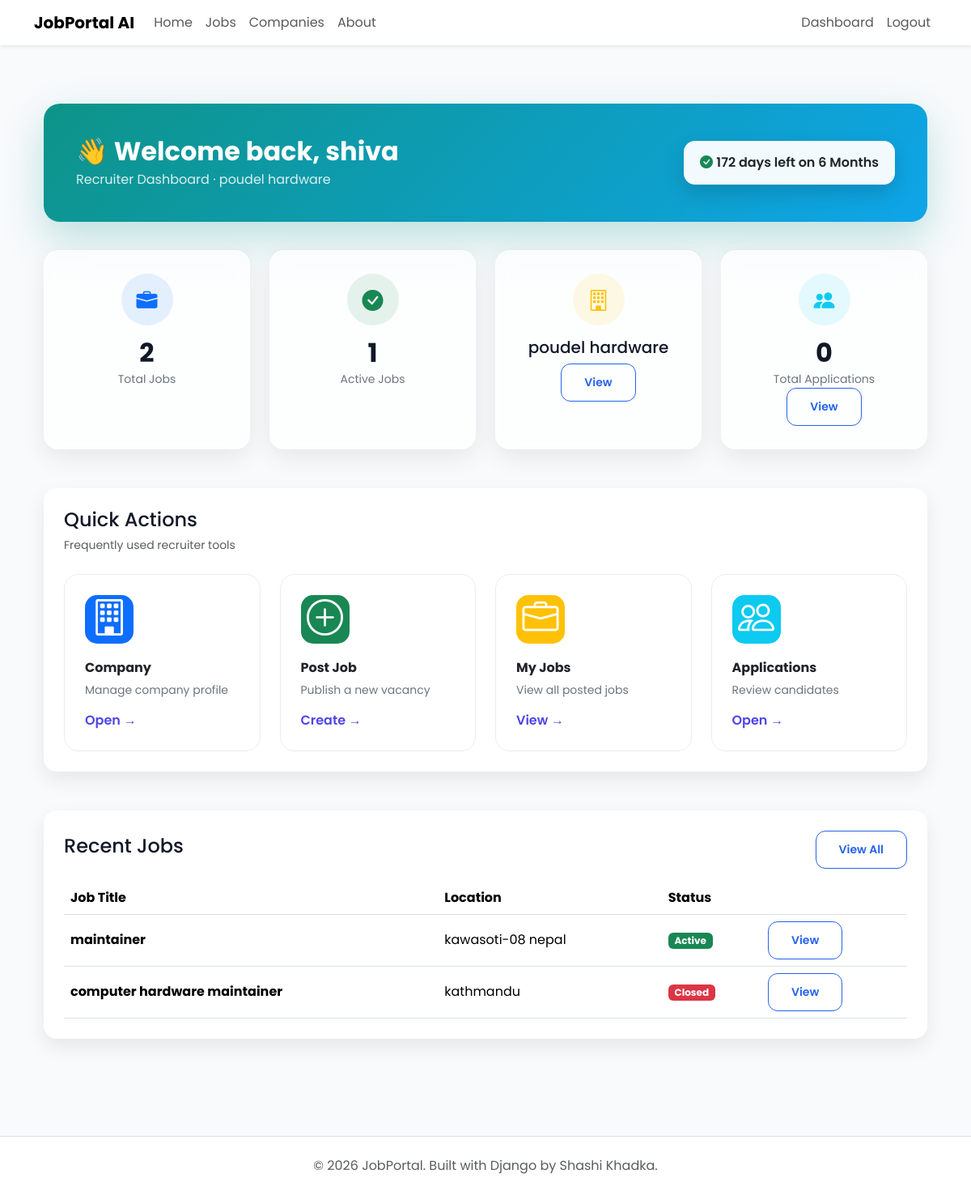
Screenshot of /dashboard/ (signed in) with the database file from the repository.
### accounts/models.py (models this page shows, shortened)
class User(AbstractUser):
    class Role(models.TextChoices):
        ADMIN =  "Admin"
        RECRUITER =  "Recruiter"
        APPLICANT = "Applicant"
    role = models.CharField(max_length=20,choices=Role.choices,default=Role.APPLICANT)
    phone_number = models.CharField(max_length=15,blank=True,null=True)
    profile_picture = models.ImageField(upload_to="profile_photos/",blank=True,null=True)
    created_at = models.DateTimeField(auto_now_add=True)

### companies/models.py (models this page shows, shortened)
class Company(models.Model):
    owner = models.OneToOneField(settings.AUTH_USER_MODEL,on_delete=models.CASCADE,related_name="company")
    company_name = models.CharField(max_length=200)
    slug = models.SlugField(unique=True, blank=True)
    logo = models.ImageField( upload_to="company_logos/", blank=True, null=True)
    description = models.TextField()
    website = models.URLField(blank=True)
    email = models.EmailField()
    phone = models.CharField(max_length=20)
    address = models.TextField()
    location = models.CharField(max_length=255)
    city = models.CharField(max_length=100)
    country = models.CharField(max_length=100)
    established_date = models.DateField()
    employee_count = models.PositiveIntegerField()
    created_at = models.DateTimeField(auto_now_add=True)
    updated_at = models.DateTimeField(auto_now=True)

### subscriptions/models.py (models this page shows, shortened)
class CompanySubscription(models.Model):
    company = models.OneToOneField(Company, on_delete=models.CASCADE, related_name="subscription")
    plan = models.ForeignKey(CompanyPlan, on_delete=models.PROTECT)
    status = models.CharField(max_length=20, choices=SubscriptionStatus.choices, default=SubscriptionStatus.PENDING)
    start_date = models.DateField(null=True, blank=True)
    end_date = models.DateField(null=True, blank=True)
    class Meta:
        db_table = "company_subscription"

class CompanyPlan(models.Model):
    name = models.CharField(max_length=20, choices=PlanDuration.choices, unique=True)
    price = models.PositiveIntegerField(default=0)
    duration_days = models.PositiveIntegerField(
        null=True, blank=True,
        help_text="Leave blank for Free/Lifetime - they don't expire on a fixed date.",
    )
    vacancy_limit = models.PositiveIntegerField(
        null=True, blank=True,
        help_text="Leave blank for unlimited vacancies.",
    )
    class Meta:
        db_table = "subscription_plan"

### jobs/models.py (models this page shows, shortened)
class Job(models.Model):
    class EmploymentType(models.TextChoices):
        FULL_TIME = "Full Time"
        PART_TIME = "Part Time"
        INTERNSHIP = "Internship"
        CONTRACT = "Contract"
    class ExperienceLevel(models.TextChoices):
        ENTRY =  "Entry Level"
        MID =  "Mid Level"
        SENIOR = "Senior Level"
    company = models.ForeignKey(Company,on_delete=models.CASCADE,related_name="jobs")
    title = models.CharField(max_length=200)
    slug = models.SlugField(unique=True,blank=True)
    description = models.TextField()
    location = models.CharField(max_length=150)
    employment_type = models.CharField(max_length=20,choices=EmploymentType.choices)
    experience_level = models.CharField( max_length=20, choices=ExperienceLevel.choices )
    salary_min = models.PositiveIntegerField()
    salary_max = models.PositiveIntegerField()
    vacancies = models.PositiveIntegerField(default=1)
    deadline = models.DateField()
    is_active = models.BooleanField(default=True)
    created_at = models.DateTimeField(auto_now_add=True)
    updated_at = models.DateTimeField(auto_now=True)

### accounts/views.py (the view)
# urls.py: path("dashboard/", views.dashboard, name="dashboard"),
@login_required
def dashboard(request):
    company = Company.objects.filter(owner=request.user).first()
    if company and not hasattr(company, "subscription"):
        messages.warning(request, "Please choose a plan to continue.")
        return redirect("choose-plan")
    subscription = getattr(company, "subscription", None) if company else None
    days_remaining = None
    if subscription and subscription.plan.name != "Lifetime" and subscription.end_date:
        days_remaining = (subscription.end_date - timezone.now().date()).days
    jobs = Job.objects.none()
    total_jobs = 0
    active_jobs = 0
    recent_jobs = []
    total_applications = 0
    pending_applications = 0
    reviewing_applications = 0
    shortlisted_applications = 0
    hired_candidates = 0
    if company:
        jobs = Job.objects.filter(company=company)
        total_jobs = jobs.count()
        active_jobs = jobs.filter(is_active=True).count()
        recent_jobs = jobs.order_by("-created_at")[:5]
        applications = Application.objects.filter(job__company=company)
        total_applications = applications.count()
        pending_applications = applications.filter(status=Applicationstatus.PENDING).count()
        reviewing_applications = applications.filter(status=Applicationstatus.REVIEWING).count()
        shortlisted_applications = applications.filter(status=Applicationstatus.SHORTLISTED).count()
        hired_candidates = applications.filter(status=Applicationstatus.HIRED).count()
    context = {
        "company": company,
        "total_jobs": total_jobs,
        "active_jobs": active_jobs,
        "recent_jobs": recent_jobs,
        "total_applications": total_applications,
        "pending_applications": pending_applications,
        "reviewing_applications": reviewing_applications,
        "shortlisted_applications": shortlisted_applications,
        "hired_candidates": hired_candidates,
        "subscription": subscription,
        "days_remaining": days_remaining,
    }
    return render(request, "accounts/dashboard.html", context)

### templates/accounts/dashboard.html (shortened to what this page needs)
{% extends "base.html" %}
{% block content %}
<div class="container py-4">
    <div class="recruiter-hero d-flex justify-content-between align-items-center flex-wrap gap-3">
        <div>
            <h2 class="fw-bold mb-1">
                👋 Welcome back, {{ request.user.first_name }}
            </h2>
            <p class="mb-0">
                Recruiter Dashboard
                {% if company %} &middot; {{ company.company_name }}{% endif %}
            </p>
        </div>
        {% if subscription %}
            {% if subscription.plan.name == "Lifetime" %}
                <div class="glass-badge">
                    <i class="bi bi-infinity text-primary"></i>
                    <span class="fw-semibold">Lifetime Plan</span>
                </div>
            {% elif subscription.plan.name == "Free" %}
                <a href="{% url 'choose-plan' %}" class="glass-badge text-decoration-none">
                    <span class="fw-semibold text-dark">Free Plan &middot; Upgrade</span>
                </a>
            {% elif days_remaining is not None %}
                {% if days_remaining <= 7 %}
                    <div class="glass-badge">
                        <i class="bi bi-exclamation-triangle-fill text-danger"></i>
                        <span class="fw-semibold text-dark">
                            {{ days_remaining }} day{{ days_remaining|pluralize }} left on {{ subscription.plan.name }}
                        </span>
                    </div>
                {% else %}
                    <div class="glass-badge">
                        <i class="bi bi-check-circle-fill text-success"></i>
                        <span class="fw-semibold text-dark">
                            {{ days_remaining }} days left on {{ subscription.plan.name }}
                        </span>
                    </div>
                {% endif %}
            {% endif %}
        {% endif %}
    </div>
    <div class="row g-4">
        <div class="col-lg-3 col-md-6">
            <div class="glass-stat-card">
                <div class="stat-icon-wrap bg-primary bg-opacity-10">
                    <i class="bi bi-briefcase-fill stat-icon text-primary"></i>
                </div>
                <h2>{{ total_jobs }}</h2>
                <p>Total Jobs</p>
            </div>
        </div>
        <div class="col-lg-3 col-md-6">
            <div class="glass-stat-card">
                <div class="stat-icon-wrap bg-success bg-opacity-10">
                    <i class="bi bi-check-circle-fill stat-icon text-success"></i>
                </div>
                <h2>{{ active_jobs }}</h2>
                <p>Active Jobs</p>
            </div>
        </div>
        <div class="col-lg-3 col-md-6">
            <div class="glass-stat-card">
                <div class="stat-icon-wrap bg-warning bg-opacity-10">
                    <i class="bi bi-building stat-icon text-warning"></i>
                </div>
                <h5 class="mb-2">
                    {% if company %}
                        {{ company.company_name }}
                    {% else %}
                        No Company
                    {% endif %}
                </h5>
                {% if company %}
                    <a href="{% url 'company-detail' company.slug %}" class="btn btn-sm btn-outline-primary">
                        View
                    </a>
                {% else %}
                    <a href="{% url 'create-company' %}" class="btn btn-sm btn-primary-custom">
                        Create
                    </a>
                {% endif %}
            </div>
        </div>
        <div class="col-lg-3 col-md-6">
            <div class="glass-stat-card">
                <div class="stat-icon-wrap bg-info bg-opacity-10">
                    <i class="bi bi-people-fill stat-icon text-info"></i>
                </div>
                <h2>{{ total_applications }}</h2>
                <p>Total Applications</p>
                <a href="{% url 'application-list' %}" class="btn btn-sm btn-outline-primary">
                    View
                </a>
            </div>
        </div>
    </div>
    <div class="custom-card mt-5">
    <div class="d-flex justify-content-between align-items-center mb-4">
        <div>
            <h4 class="mb-1">Quick Actions</h4>
            <small class="text-muted">
                Frequently used recruiter tools
            </small>
        </div>
    </div>
    <div class="row g-4">
        <div class="col-md-3">
            <a href="{% url 'create-company' %}" class="action-card">
                <div class="action-icon bg-primary">
                    <i class="bi bi-building"></i>
                </div>
                <h6>Company</h6>
                <p>
                    Manage company profile
                </p>
                <span>
                    Open →
                </span>
            </a>
        </div>
        <div class="col-md-3">
            <a href="{% url 'create-job' %}" class="action-card">
                <div class="action-icon bg-success">
                    <i class="bi bi-plus-circle"></i>
                </div>
                <h6>Post Job</h6>
                <p>
                    Publish a new vacancy
                </p>
                <span>
                    Create →
                </span>
            </a>
        </div>
        <div class="col-md-3">
            <a href="{% url 'my-jobs' %}" class="action-card">
                <div class="action-icon bg-warning">
                    <i class="bi bi-briefcase"></i>
                </div>
                <h6>My Jobs</h6>
                <p>
                    View all posted jobs
                </p>
                <span>
                    View →
                </span>
            </a>
        </div>
        <div class="col-md-3">
            <a href="{% url 'application-list' %}" class="action-card">
                <div class="action-icon bg-info">
                    <i class="bi bi-people"></i>
                </div>
                <h6>Applications</h6>
                <p>
                    Review candidates
                </p>
                <span>
                    Open →
                </span>
            </a>
        </div>
    </div>
</div>
    <div class="custom-card mt-5">
        <div class="d-flex justify-content-between align-items-center mb-3">
            <h4>
                Recent Jobs
            </h4>
            <a href="{% url 'my-jobs' %}" class="btn btn-outline-primary btn-sm">
                View All
            </a>
        </div>
        {% if recent_jobs %}
        <table class="table table-hover align-middle">
            <thead>
                <tr>
                    <th>Job Title</th>
                    <th>Location</th>
                    <th>Status</th>
                    <th></th>
                </tr>
            </thead>
            <tbody>
            {% for job in recent_jobs %}
                <tr>
                    <td>
                        <strong>{{ job.title }}</strong>
                    </td>
                    <td>{{ job.location }}</td>
                    <td>
                        {% if job.is_active %}
                            <span class="badge bg-success">
                                Active
                            </span>
                        {% else %}
                            <span class="badge bg-danger">
                                Closed
                            </span>
                        {% endif %}
                    </td>
                    <td>
                        <a href="{% url 'job-detail' job.pk %}" class="btn btn-sm btn-outline-primary">
                            View
                        </a>
                    </td>
                </tr>
            {% endfor %}
            </tbody>
        </table>
        {% endif %}
    </div>
</div>
{% endblock %}

### rows the page displays
User: user.first_name "shiva"
Company: company_name "poudel hardware"
CompanySubscription: plan.name "6 Months"
Job: title "maintainer", location "kawasoti-08 nepal", is_active "Active"
Job: title "computer hardware maintainer", location "kathmandu", is_active "Closed"

### other values shown
{{ days_remaining }} "172"
{{ total_jobs }} "2"
{{ active_jobs }} "1"
{{ total_applications }} "0"
